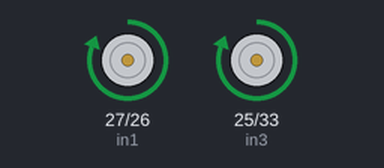
Recording of a sketch running on a simulated ESP32. Shown: motor-driver pin pairs drawn as motors (green arrow = first pin HIGH = forward, orange = second pin HIGH = backward, longer = more drive, scaled by the enable pin).

Above: at 1.0 s.
At 5.0 s:
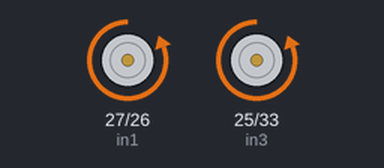
At 7.0 s:
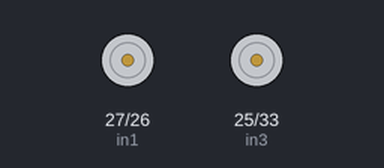
Timing chart, 0 to 10.4 s (numbered marks = the images above):
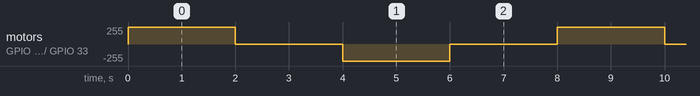

Measured:
- by itself, motor on GPIO 27 (in1) / GPIO 26 (in2), motor on GPIO 25 (in3) / GPIO 33 (in4): repeats every 8.0 s: stopped 2.0 s, backward 255/255 2.0 s, stopped 2.0 s, forward 255/255 2.0 s

The sketch:

motor_control.ino
```cpp
int ENA = 13;
int ENB = 32;
int in1 = 27;
int in2 = 26;
int in3 = 25;
int in4 = 33;

void setup() {
  pinMode(in1, OUTPUT);
  pinMode(in2, OUTPUT);
  pinMode(in3, OUTPUT);
  pinMode(in4, OUTPUT);
  pinMode(ENA, OUTPUT);
  pinMode(ENB, OUTPUT);
}

void loop() {
  // move foward
  analogWrite(ENA, 255); //Enable motor A
  analogWrite(ENB, 255); //Enable motor B
  digitalWrite(in1, HIGH);
  digitalWrite(in2, LOW);
  digitalWrite(in3, HIGH);
  digitalWrite(in4, LOW);
  delay(2000);

  // STOP
  analogWrite(ENA, 0); //Enable motor A
  analogWrite(ENB, 0); //Enable motor B
  delay(2000);

  // move backward
  analogWrite(ENA, 255);
  analogWrite(ENB, 255);
  digitalWrite(in1, LOW);
  digitalWrite(in2, HIGH);
  digitalWrite(in3, LOW);
  digitalWrite(in4, HIGH);
  delay(2000);

    // STOP
  analogWrite(ENA, 0); //Enable motor A
  analogWrite(ENB, 0); //Enable motor B
  delay(2000);
}
```
